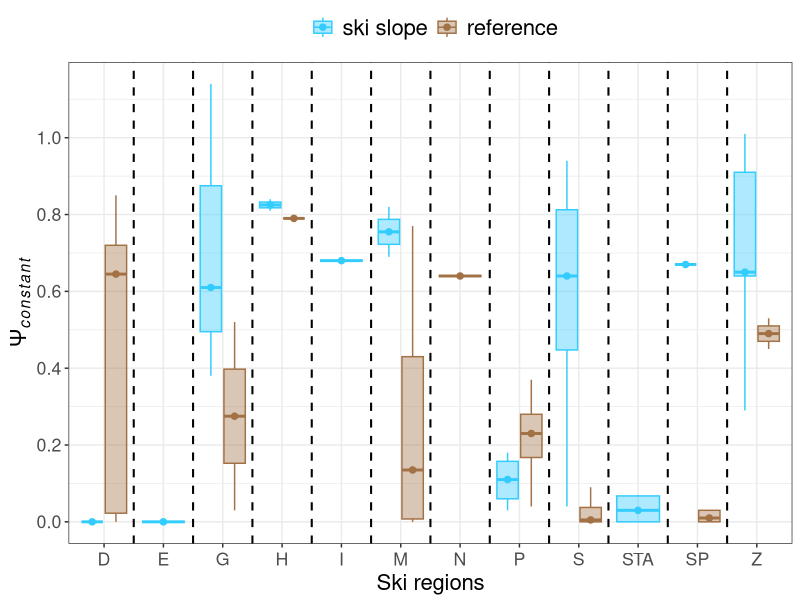

The R script that drew this image:
# ~~~~~~~~~~~~~~~~~~~~~~~~~~~~~~~~~~~~~~~~~~~~~~~~~~~~~~~~~~~~~~~~~~~~~~~~~~~~ #
# Individual boxplots for for ski and reference slopes of each ski region (Fig. 05)
# ~~~~~~~~~~~~~~~~~~~~~~~~~~~~~~~~~~~~~~~~~~~~~~~~~~~~~~~~~~~~~~~~~~~~~~~~~~~~ #

library("tidyverse")
library("patchwork")


all_dat <- read_csv("dat/raw/all_data.csv") |>
  mutate(
    toponym = recode_factor(
      project_area,
      "Dobratsch" = "D",
      "Ehrwald" = "E",
      "Golm" = "G",
      "Hauser Kaibling" = "H",
      "Ischgl" = "I",
      "Meran2000" = "M",
      "Nassfeld" = "N",
      "Patscherkofel" = "P",
      "Schladming" = "S",
      "Sankt Anton" = "STA",
      "See in Paznaun" = "SP",
      "Wartschenbach" = "Z"
    ),
    ski_slope = recode_factor(ski_slope, "yes" = "A", "no" = "B")
  )

allplots <- all_dat |>
  select("toponym", "ski_slope", "psi_intervall")

p1 <- ggplot(allplots, aes(x = toponym, y = psi_intervall, color = as.factor(ski_slope), fill = as.factor(ski_slope))) +
  geom_boxplot(alpha = 0.4, outlier.shape = NA, width = 0.8) +
  stat_summary(aes(group = as.factor(ski_slope), color = as.factor(ski_slope)), fun = median, geom = "point", shape = 20, size = 3, position = position_dodge2(width = 0.8)) +
  theme_bw() +
  theme(
    legend.position = "top", legend.text = element_text(size = 16), text = element_text(size = 16), axis.title.y = element_text(angle = 90, vjust = 0.5, size = 16), axis.text.x = element_text(angle = 0, hjust = 0.5, vjust = 0.5),
    axis.title.x = element_text(vjust = 0.5, size = 16), axis.title.y.right = element_text(angle = 0, vjust = 0.5)
  ) +
  scale_y_continuous(breaks = scales::breaks_extended(n = 7)) +
  labs(x = "Ski regions", y = expression(Psi[italic(constant)])) +
  scale_color_manual(values = c("#33ccff", "#A27146"), labels = c("ski slope", "reference"), name = "") +
  scale_fill_manual(values = c("#33ccff", "#A27146"), labels = c("ski slope", "reference"), name = "") +
  geom_vline(aes(xintercept = 1.5), linetype = "dashed", colour = "black", size = 0.7) +
  geom_vline(aes(xintercept = 2.5), linetype = "dashed", colour = "black", size = 0.7) +
  geom_vline(aes(xintercept = 3.5), linetype = "dashed", colour = "black", size = 0.7) +
  geom_vline(aes(xintercept = 4.5), linetype = "dashed", colour = "black", size = 0.7) +
  geom_vline(aes(xintercept = 5.5), linetype = "dashed", colour = "black", size = 0.7) +
  geom_vline(aes(xintercept = 6.5), linetype = "dashed", colour = "black", size = 0.7) +
  geom_vline(aes(xintercept = 7.5), linetype = "dashed", colour = "black", size = 0.7) +
  geom_vline(aes(xintercept = 8.5), linetype = "dashed", colour = "black", size = 0.7) +
  geom_vline(aes(xintercept = 9.5), linetype = "dashed", colour = "black", size = 0.7) +
  geom_vline(aes(xintercept = 10.5), linetype = "dashed", colour = "black", size = 0.7) +
  geom_vline(aes(xintercept = 11.5), linetype = "dashed", colour = "black", size = 0.7)

ggsave("plt/fig5.png", plot = p1, device = png, height = 10, width = 19, dpi = 300, units = "cm")
